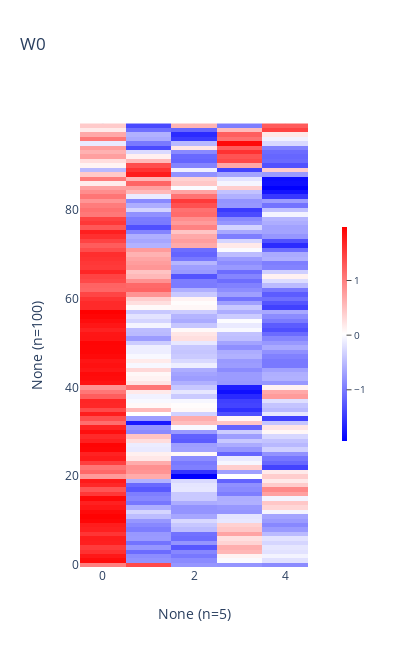
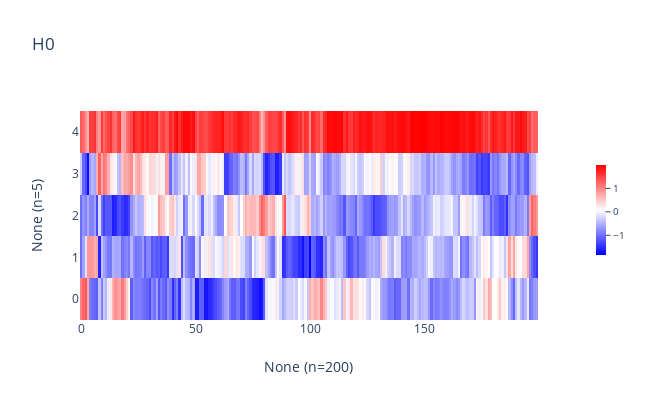
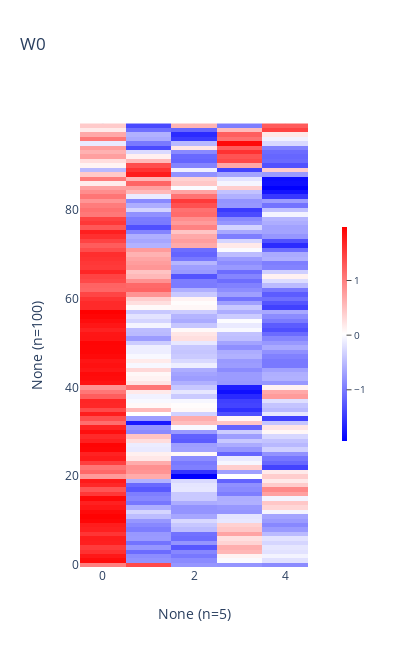
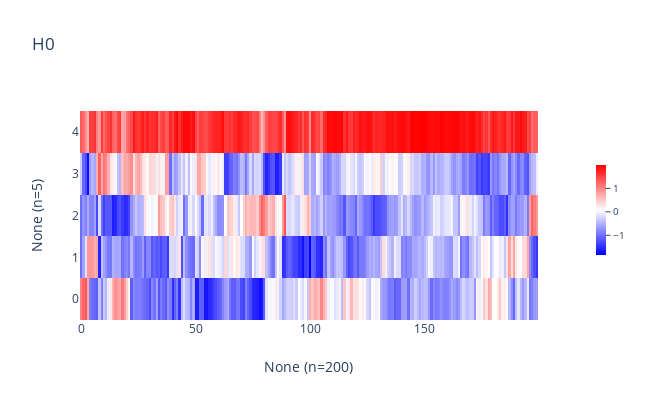

Notebook cell for these charts, in order:
### Code cell
rs = []

for v in vs:

    w, h, r = kraft.nmf_with_sklearn(v, k, n_iteration=n_iteration)

    kraft.plot_mf((w,), (h,), "output")

    rs.append(r)

print("nmf_with_sklearn: {}".format(rs))

### Figure 1 — Plotly figure (JSON) as saved in the notebook; plotly's stock layout.template omitted (floating-point values rounded to 4 significant figures; data arrays with more than 128 entries replaced by an {"elided": "..."} marker saying what was removed)
{"data": [{"colorbar": {"len": 0.5, "thickness": 0.02, "thicknessmode": "fraction", "tickfont": {"size": 10}, "ticks": "outside", "x": 1.05, "y": 0.5}, "colorscale": [[0, "#0000ff"], [0.5, "#ffffff"], [1, "#ff0000"]], "type": "heatmap", "z": {"elided": "100x5 float values"}}], "layout": {"height": 647.2, "title": {"text": "W0"}, "width": 400, "xaxis": {"autorange": true, "domain": [0, 0.95], "range": [-0.5, 4.5], "title": {"text": "None (n=5)"}}, "xaxis2": {"domain": [0.96, 1], "showticklabels": false}, "yaxis": {"autorange": true, "domain": [0, 0.95], "range": [-0.5, 99.5], "title": {"text": "None (n=100)"}}, "yaxis2": {"domain": [0.96, 1], "showticklabels": false}}}

### Figure 2 — Plotly figure (JSON) as saved in the notebook; plotly's stock layout.template omitted (floating-point values rounded to 4 significant figures; data arrays with more than 128 entries replaced by an {"elided": "..."} marker saying what was removed)
{"data": [{"colorbar": {"len": 0.5, "thickness": 0.02, "thicknessmode": "fraction", "tickfont": {"size": 10}, "ticks": "outside", "x": 1.05, "y": 0.5}, "colorscale": [[0, "#0000ff"], [0.5, "#ffffff"], [1, "#ff0000"]], "type": "heatmap", "z": {"elided": "5x200 float values"}}], "layout": {"height": 400, "title": {"text": "H0"}, "width": 647.2, "xaxis": {"autorange": true, "domain": [0, 0.95], "range": [-0.5, 199.5], "title": {"text": "None (n=200)"}}, "xaxis2": {"domain": [0.96, 1], "showticklabels": false}, "yaxis": {"autorange": true, "domain": [0, 0.95], "range": [-0.5, 4.5], "title": {"text": "None (n=5)"}}, "yaxis2": {"domain": [0.96, 1], "showticklabels": false}}}

### Figure 3 — Plotly figure (JSON) as saved in the notebook; plotly's stock layout.template omitted (floating-point values rounded to 4 significant figures; data arrays with more than 128 entries replaced by an {"elided": "..."} marker saying what was removed)
{"data": [{"colorbar": {"len": 0.5, "thickness": 0.02, "thicknessmode": "fraction", "tickfont": {"size": 10}, "ticks": "outside", "x": 1.05, "y": 0.5}, "colorscale": [[0, "#0000ff"], [0.5, "#ffffff"], [1, "#ff0000"]], "type": "heatmap", "z": {"elided": "100x5 float values"}}], "layout": {"height": 647.2, "title": {"text": "W0"}, "width": 400, "xaxis": {"autorange": true, "domain": [0, 0.95], "range": [-0.5, 4.5], "title": {"text": "None (n=5)"}}, "xaxis2": {"domain": [0.96, 1], "showticklabels": false}, "yaxis": {"autorange": true, "domain": [0, 0.95], "range": [-0.5, 99.5], "title": {"text": "None (n=100)"}}, "yaxis2": {"domain": [0.96, 1], "showticklabels": false}}}

### Figure 4 — Plotly figure (JSON) as saved in the notebook; plotly's stock layout.template omitted (floating-point values rounded to 4 significant figures; data arrays with more than 128 entries replaced by an {"elided": "..."} marker saying what was removed)
{"data": [{"colorbar": {"len": 0.5, "thickness": 0.02, "thicknessmode": "fraction", "tickfont": {"size": 10}, "ticks": "outside", "x": 1.05, "y": 0.5}, "colorscale": [[0, "#0000ff"], [0.5, "#ffffff"], [1, "#ff0000"]], "type": "heatmap", "z": {"elided": "5x200 float values"}}], "layout": {"height": 400, "title": {"text": "H0"}, "width": 647.2, "xaxis": {"autorange": true, "domain": [0, 0.95], "range": [-0.5, 199.5], "title": {"text": "None (n=200)"}}, "xaxis2": {"domain": [0.96, 1], "showticklabels": false}, "yaxis": {"autorange": true, "domain": [0, 0.95], "range": [-0.5, 4.5], "title": {"text": "None (n=5)"}}, "yaxis2": {"domain": [0.96, 1], "showticklabels": false}}}
